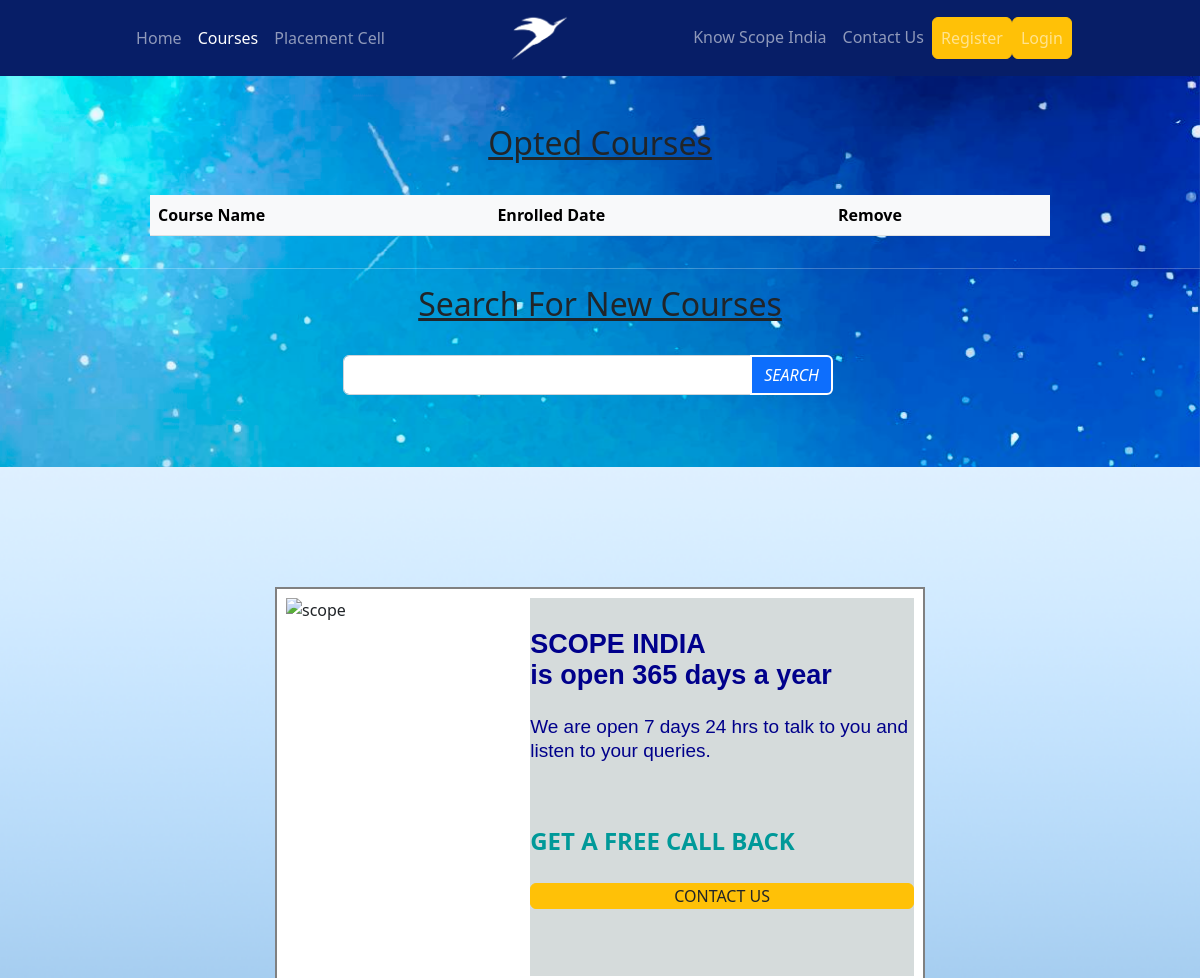
The app's page /enroll/ (upper part), older data.
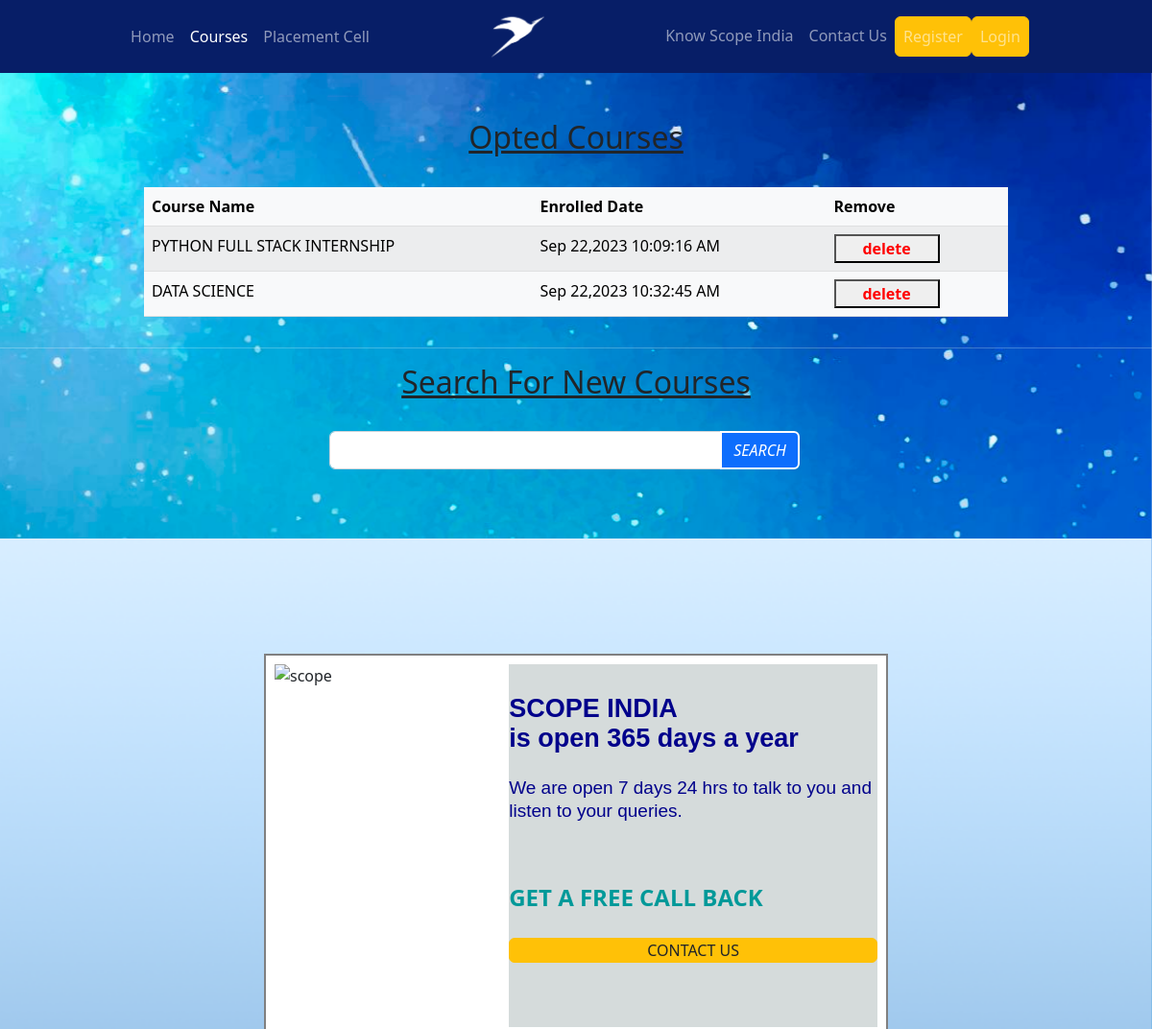
The same page, newer data.
### appname/models.py (models this page shows, shortened)
class Opted_course(models.Model):
    coursename = models.CharField(max_length=200)
    courseid = models.ForeignKey(Courses, on_delete=models.CASCADE)
    userid = models.ForeignKey(Registration, on_delete=models.CASCADE)
    joindate = models.CharField(max_length=200)

### appname/views.py (the view)
# urls.py: path('enroll/', views.enroll, name='enroll'),
def enroll(request):
    if request.method == "POST":
        course_id = request.POST['course_id']
        user_id = request.session["user"][0]['userId']
        course_name = request.POST['course_name']
        course = Courses.objects.get(pk=course_id)
        user = Registration.objects.get(pk=user_id)
        optedcourse = Opted_course()
        optedcourse.courseid = course
        optedcourse.userid = user
        optedcourse.coursename = course_name
        date = datetime.datetime.now().strftime("%b %d,%Y %I:%M:%S %p")
        optedcourse.joindate = date
        optedcourse.save()
        return redirect('enroll')
    else:
        optedcourse = Opted_course.objects.all()
    return render(request, 'appname/enroll.html', {'optedcourse': optedcourse})

### templates/appname/enroll.html (shortened to what this page needs)
        {%  extends 'appname/layout.html' %}
        {% load static %}
        {% block content-1 %}
<div style="background-image: url('/static/images/galaxyy.jpg');background-repeat:no-repeat;
background-position:center top;background-attachment:fixed;
background-size:cover"><br><br>
    <h2><u>Opted Courses</u></h2><br>
<div class="d-flex justify-content-center">
<table class="table table-light table-center table-striped w-75">
  <thead>
    <tr>
      <th scope="col">Course Name</th>
      <th scope="col">Enrolled Date</th>
      <th scope="col">Remove</th>
    </tr>
  </thead>
  <tbody>
  {% for opt in optedcourse %}
    <tr>
      <td scope="row">{{opt.coursename}}</td>
      <td>{{opt.joindate}}</td>
      <th><button style="color:red;width:110px;height:30px;"  onclick="removeCourse({{opt.id}})"><b>delete</b></button></th>
    </tr>
  {% endfor %}
  </tbody>
  </table>
</div><hr>
    <h2><u>Search For New Courses</u></h2><br>
    <div class="row w-100" >
        <div class="d-flex justify-content-center align-items-center">
        <div class="col-5">
    <div class="input-group">
        <input type="search" id="form1" class="form-control" name="search" />
<button id="course-search-input" type="button" class="btn btn-primary"
          style="border:2px solid white;">
          <i class="fas fa-search">SEARCH</i>
        </button>
     </div>
        </div>
        </div>
     </div>
<br><br><br>
        {% endblock %}

Row changes from the older to the newer data that the page shows:
added Opted_course: coursename "PYTHON FULL STACK INTERNSHIP", joindate "Sep 22,2023 10:09:16 AM", {{ opt.id }} 3 (drawn)
added Opted_course: coursename "DATA SCIENCE", joindate "Sep 22,2023 10:32:45 AM"
